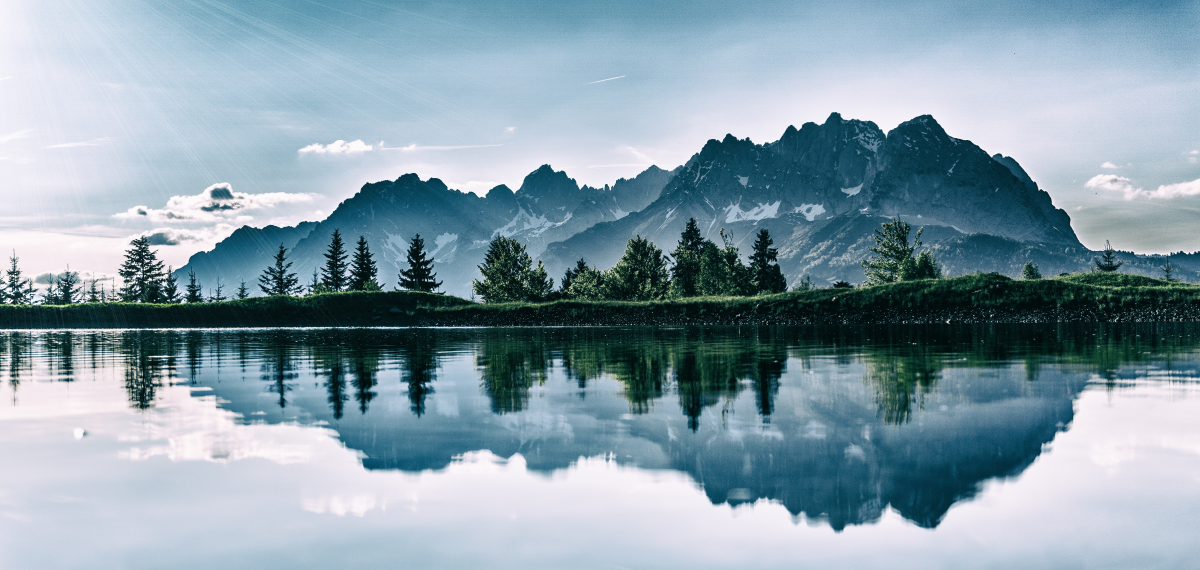
#> input picture test_image.jpg, 6000 x 2848 px (shown at 1/5 size)
$ python -i ContourUtils.py   (imports and definitions only)
#> lines starting #> are read from the running program, lines starting #| are printed output that depends on the picture; after the words box and inside, x2 and y2 are one past the last pixel; in counts of white or black regions, pixels touching at a corner belong together
#> further down, picture is the input picture: shape (2848, 6000, 3); mean B, G, R 169, 157.1, 134.5
import cv2
import numpy as np

def midpoint(ptA, ptB):
    """
    Calculate the midpoint of A and B
    :param ptA: 2D numpy Array
    :param ptB: 2D numpy Array
    :return: 2D numpy array
    """
    return ((ptA[0,0] + ptB[0,0]) * 0.5, (ptA[0,1] + ptB[0,1]) * 0.5)


def get_contours(img, shapeROI = 0, cThr=[100, 150], gaussFilters = 1,dialations = 6,errsoions = 2, showFilters=False, minArea=100, epsilon = 0.01, Cornerfilter=0, draw=False):
    """
    gets Contours from an image

    :param img: input image (numpy array)
    :param cThr: thrersholds for canny edge detector (list)
    :param gaussFilters: number of gaussian smoothing filters (int)
    :param showFilters: boolean if you want to see the filters
    :param minArea: minimum area of vontours to filter out small noise
    :param epsilon: 'resolution' of polynomial approximation of the contour
    :param Cornerfilter: Only outputs contours with n corners
    :param draw: draws detected contours on img
    :return: image with contours on it, (length of contour, area of contour, poly approximation, boundingbox to the contour, i)
    """
#> called with shapeROI = 0, gaussFilters = 1, dialations = 6, errsoions = 2, showFilters = False, minArea = 100, epsilon = 0.01, Cornerfilter = 0
    minArea = minArea/100   #HIGHLIGHT: Only for very small resolution testing
    imgContours = img
    #imgContours = cv2.UMat(img)
    imgGray = cv2.cvtColor(imgContours, cv2.COLOR_BGR2GRAY)
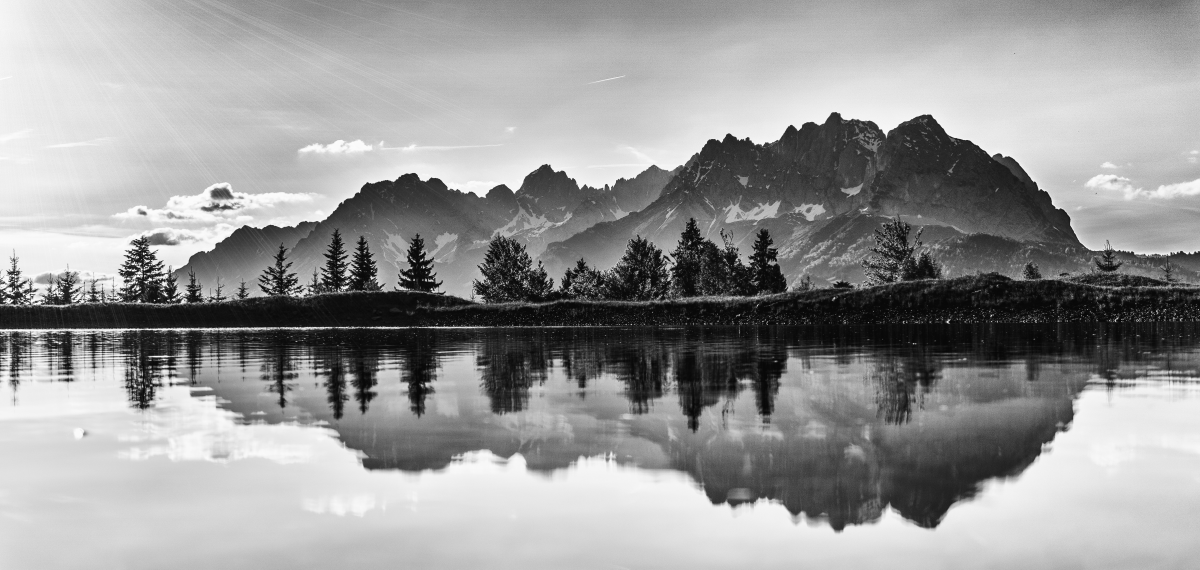
#> imgGray: shape (2848, 6000) (shown at 1/5 size); min 1, max 255, mean 151.7
    for i in range(gaussFilters):
       imgGray = cv2.GaussianBlur(imgGray, (11, 11),1)
    if showFilters: cv2.imshow("Gauss",cv2.resize(imgGray, (int(shapeROI[1]),int(shapeROI[0])), interpolation=cv2.INTER_AREA))
    imgCanny = cv2.Canny(imgGray, cThr[0], cThr[1])
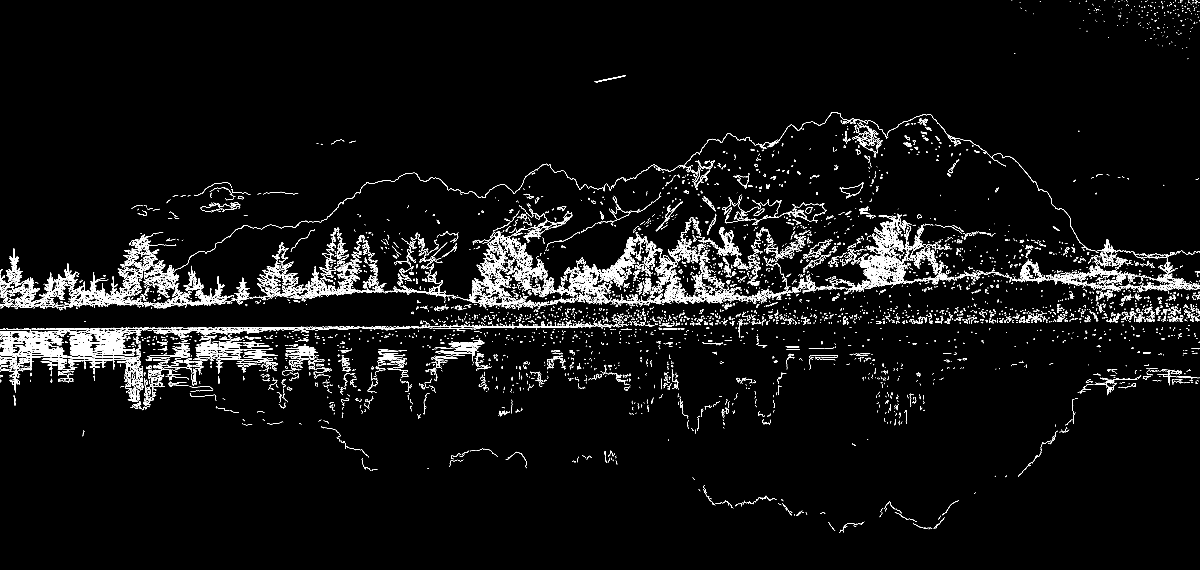
#> imgCanny: shape (2848, 6000) (shown at 1/5 size); 2.1% white in thin lines or dots
    kernel = np.ones((3, 3))
    imgDial = cv2.dilate(imgCanny, kernel, iterations=dialations)
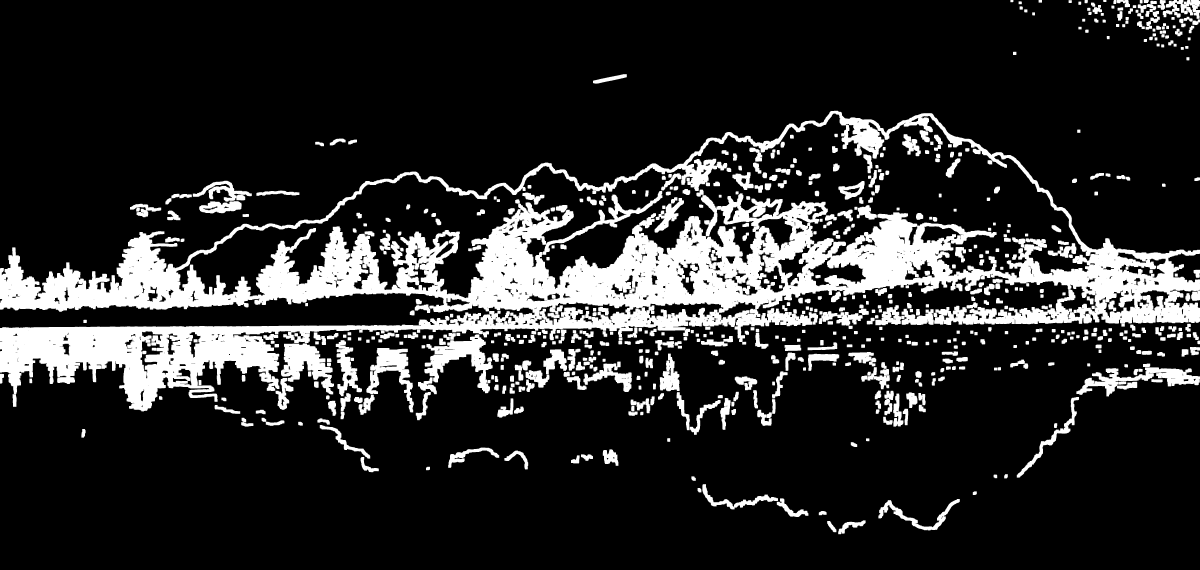
#> imgDial: shape (2848, 6000) (shown at 1/5 size); 16.7% white; 690 white regions, largest, box (x1, y1, x2, y2) and area: (0, 554, 6000, 2057) 2065029, (2122, 1672, 2463, 1966) 37499, (1405, 1717, 1670, 1972) 33336
    imgThre = cv2.erode(imgDial, kernel, iterations=errsoions)
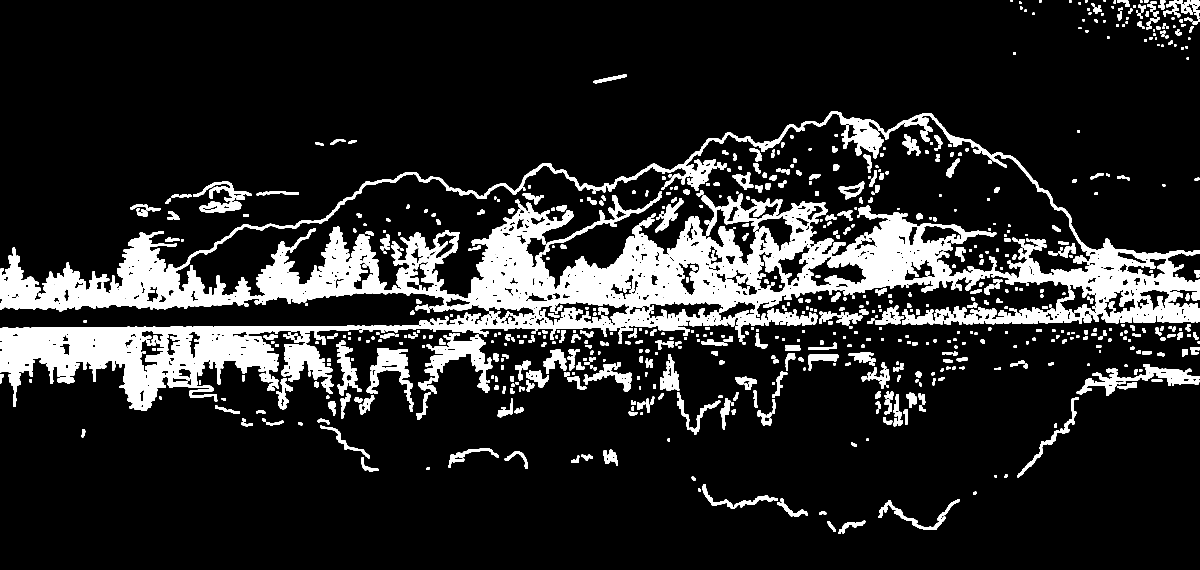
#> imgThre: shape (2848, 6000) (shown at 1/5 size); 13.8% white; 742 white regions
    if showFilters: cv2.imshow('Canny',cv2.resize(imgThre, (int(shapeROI[1]),int(shapeROI[0])), interpolation=cv2.INTER_AREA))
    contours, hiearchy = cv2.findContours(imgThre, cv2.RETR_EXTERNAL,cv2.CHAIN_APPROX_SIMPLE)
#> contours = 549 contours; largest, box (x1, y1, x2, y2) and area: (0, 556, 6000, 2055) 3688320, (2124, 1674, 2461, 1964) 32140, (1407, 1719, 1668, 1970) 29226, (5384, 1839, 6000, 1980) 24433, (1834, 1742, 2067, 2060) 23317; hiearchy = 549 rows, first 6: [1, -1, -1, -1], [2, 0, -1, -1], [3, 1, -1, -1], [4, 2, -1, -1], [5, 3, -1, -1], [6, 4, -1, -1]
    finalCountours = []
    for i in contours:
        area = cv2.contourArea(i)
        if area > minArea:
            #print('minAreaFilled')
            peri = cv2.arcLength(i, True)
            approx = cv2.approxPolyDP(i, epsilon * peri, True)
            bbox = cv2.boundingRect(approx)
            if Cornerfilter > 0:
                if len(approx) == Cornerfilter:
                    finalCountours.append([len(approx), area, approx, bbox, i])
            else:
                finalCountours.append([len(approx), area, approx, bbox, i])
#> this loop made 549 passes
#> (area, peri, bbox) on passes 1 to 12: (706.5, 151.8, (4138, 2607, 42, 52)), (2292, 405.1, (4193, 2604, 133, 65)), (386, 94.63, (4096, 2557, 35, 17)), (8060, 1461.8, (4394, 2497, 403, 150)), (2969, 499.2, (3886, 2494, 154, 89)), (164, 51.31, (4866, 2459, 16, 14)), (190, 54.97, (3490, 2442, 15, 18)), (6566.5, 1151.8, (3514, 2423, 374, 122)), (216.5, 61.56, (3459, 2384, 18, 18)), (146.5, 49.07, (4970, 2375, 14, 14)), (173, 52.14, (5023, 2373, 14, 17)), (154, 50.49, (2132, 2336, 16, 13))
#> (area, peri) on pass 100: (315, 82.63)
#> after the loop, finalCountours = 549 items
    finalCountours = sorted(finalCountours, key=lambda x: x[1], reverse=True)

    if draw:
        for con in finalCountours:
            cv2.drawContours(imgContours, con[4], -1, (0, 0, 255), 3)

    if not showFilters:
        cv2.destroyWindow("Gauss")
        cv2.destroyWindow("Canny")
    return imgContours, finalCountours

def reorder(myPoints):
    """
    Reorders a list of corner points to: top left, top right, bottom left, bottom right
    :param myPoints: list of points (np array)
    :return: reordered points (np array)
    """
    if myPoints.shape == (1,1,4,2):   #4,1,2
        myPoints = myPoints.reshape(4,1,2)
        myPointsNew = np.zeros_like(myPoints)
        myPoints = myPoints.reshape((4,2))
        #print("RESHAPED_MTX",myPointsNew)
        add = myPoints.sum(1)
        myPointsNew[0] = myPoints[np.argmin(add)]
        myPointsNew[3] = myPoints[np.argmax(add)]
        diff = np.diff(myPoints,axis=1)
        myPointsNew[1]= myPoints[np.argmin(diff)]
        myPointsNew[2] = myPoints[np.argmax(diff)]
        return myPointsNew

def warpImg (img,points,w,h,pad=20):
    # print(points)
    points =reorder(points)
    pts1 = np.float32(points)
    pts2 = np.float32([[0,0],[w,0],[0,h],[w,h]])
    matrix = cv2.getPerspectiveTransform(pts1,pts2)
    imgWarp = cv2.warpPerspective(img,matrix,(w,h))
    imgWarp = imgWarp[pad:imgWarp.shape[0]-pad,pad:imgWarp.shape[1]-pad]
    return imgWarp

def findDis(pts1,pts2):
    return ((pts2[0]-pts1[0])**2 + (pts2[1]-pts1[1])**2)**0.5

>>> import cv2
>>> picture = cv2.imread('test_image.jpg')
>>> result = get_contours(picture)
